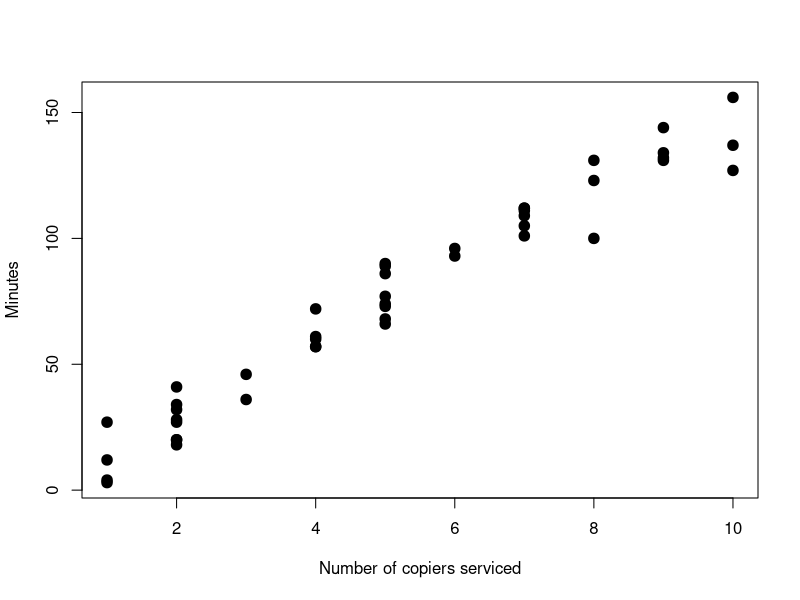

R code for this plot:
setwd("C:/Users/Kelvin/Documents/Homework/Coursework/yr3sem1/STAT 331")
copier = read.table("Copier.txt",header=T)
x = copier$Serviced
y = copier$Minutes
### (a)
plot(x,y, main="", xlab="Number of copiers serviced",
ylab="Minutes", pch=19,cex=1.4)
### (b)
n=length(x)
b1 = (sum(x*y)-n*mean(x)*mean(y))/(sum(x^2)-n*(mean(x))^2)
b0 = mean(y)-b1*mean(x)
print(paste("y=",round(b1, digits = 3),
"x",round(b0, digits = 3),sep=""))
### (c)
b1
### (d)
yhat = b0+b1*x
resid = y-yhat
s2 = sum(resid^2)/(n-2)
sxx = sum(x^2) - n*(mean(x))^2
se.b1 = sqrt(s2/sxx)
t_star = qt((1-(1-0.95)/2),df=n-2)
lower = round(b1-t_star*se.b1,digits=3)
upper = round(b1+t_star*se.b1,digits=3)
print(paste("(",lower,",",upper,")",sep=""))
### (e)
tstats = b1/se.b1
pvalue = 2*(1-pt(tstats, n-2))
pvalue ## p-value approach
tstats > t_star ## critical value approach
tstats
t_star
### (f)
### (g)
yp = b1*5+b0
yp
se.yp = sqrt( (1+1/n+(5-mean(x))^2/sxx)*s2)
lower = round(yp-t_star*se.yp,digits=3)
upper = round(yp+t_star*se.yp,digits=3)
print(paste("(",lower,",",upper,")",sep=""))